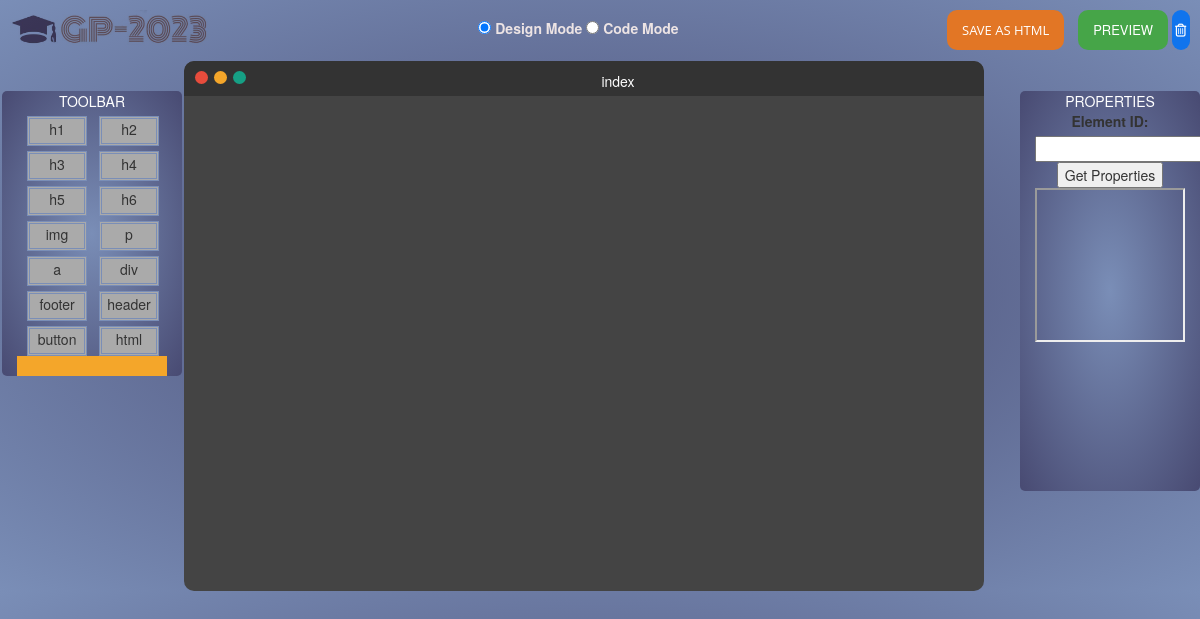
The page / on the database its author committed.
### tables this page shows
CREATE TABLE `tag` (
  `tag_id` int(11) NOT NULL,
  `tag_name` varchar(20) NOT NULL,
  `category` varchar(20) NOT NULL
);

### index.php (the view, shortened to what this page needs)
<!DOCTYPE html>
<?php
$conn = mysqli_connect('localhost','root','','html_tag') or die('connection failed');
$result= mysqli_query($conn ,"SELECT * FROM tag ");
?>
<html lang="en">
<head>
    <link rel="stylesheet" href="assets/css/style.css" />
    <link rel="stylesheet" href="https://maxcdn.bootstrapcdn.com/bootstrap/3.4.1/css/bootstrap.min.css">
       <link rel="stylesheet" href="//code.jquery.com/ui/1.12.1/themes/base/jquery-ui.css">
</head>
<body>
    <nav style="text-align: center;" id="nav">
         <div class='logo'>
         <img src='assets/img/logo.jpg'alt='logo' style="mix-blend-mode: multiply;width:200px ;" > </div>
         <div class="modes" >
            <input type="radio" id="designMode" name="mode" value="design" checked="">
            <label for="design">Design Mode</label>
            <input type="radio" id="codeMode" name="mode" value="code">
            <label for="css">Code Mode</label>
        </div>
        <div  class="save-and-preview-buttons">
            <button class="save-button " ><span>Save as html</span></button>
            <button class="preview-button" >Preview  <span style="display: none;">yyy</span> </button>
            <button class="empty-button" >
                <i class="fa-regular fa-trash-can" style="color: #ffffff; "></i>
            </button>
        </div>
    </nav>
<div id="toolbar" class="col-xs-3">
    <span style="color:#Fff ;">TOOLBAR</span>
    <br>
<div class='tags'>
<?php
   while($row= mysqli_fetch_array($result)){
    if (trim($row['tag_name']) != 'head' && trim($row['tag_name']) != 'body' && trim($row['tag_name']) != 'title'){
    echo"
    <div class='element'  draggable='true' style=' margin-left:5px; '>
    $row[tag_name]
    </div>
   ";}}?>
</div>
<div id="demo" style="background-color:#F4A62A ; height: 20px;">
</div>
</div>
    <div id="canvas" class="col-xs-8" >
<div class="canvas-head "  >
    <div class="three-circle">
  <span class="left " style="background-color: #E74C3C;"></span>
  <span class="left " style="background-color: #F4A62A;"></span>
  <span class="left " style="background-color: #16A085;"></span>
</div>
<div class="title">
  <span id="pageTitle">index</span>
</div>
</div>
</div>
<div  id="properties" class="col-xs-3">
        <span style="color:#Fff ;">PROPERTIES</span>
        <form method="post" action="properties_info.php">
  <label for="element_id">Element ID:</label>
  <input type="text" id="element_id" name="element_id">
  <button type="submit">Get Properties</button>
</form>
<iframe src="properties_info.php" title="properties_info" class="col-xs-12" name="my-iframe"></iframe>
</div>
</body>
</html>

### assets/css/style.css (style rules this page uses)
html body { background:radial-gradient(#484a72, #7a8eb7); min-width: 760px; }
#nav { text-align: center; background:none; min-height: 60px; min-width: 100%; color: rgb(237, 228, 228); display: flex; justify-content: space-between; margin-bottom: 1px; }
#nav> div { margin: 10px; text-align: center; align-self: center; }
.save-button { background-color: #e27625; border: none; color: #fff; cursor: pointer; font-family: Open Sans,sans-serif; font-size: 13px; font-weight: 500; height: 40px; margin: auto; padding: 4px 15px; text-transform: uppercase; margin-right: 10px; border-radius: 10px; }
.preview-button { background-color: #fff; height: 40px; font-size: 13px; padding: 4px 15px; background: rgb(70, 165, 72); font-weight: 500; color: white; border: none; cursor: pointer; border-radius: 2px; text-transform: uppercase; border-radius: 10px; transition: width 0.5s; }
.empty-button { background-color: rgb(255, 255, 255); width: 10px; height: 40px; font-size: 13px; padding: 4px 15px; background: rgb(16, 116, 237); font-weight: 500; color: white; border: none; cursor: pointer; border-radius: 2px; text-transform: uppercase; padding-left: 3px; text-align: center; border-radius: 10px; overflow: hidden; transition: width 0.1s ease-in; }
.modes { align-self: center; text-size-adjust: 300; }
#properties { background:radial-gradient(#7a8eb7,#484a72 ); width: 15%; float: right; min-height: 400px; margin-top: 30px; text-align: center; border-radius:5px; }
#toolbar { text-align: center; width: 15%; min-height: fit-content; float: left; margin-top: 30px; margin-left:2px; margin-right:2px; background:radial-gradient(#7a8eb7,#484a72 ); border-radius:5px; }
.element { width: 40%; height: 30px; margin-top: 5px; background-color: #aaa; cursor: pointer; border: #7a8eb7; border-width: 2; border-style: double; display: inline-block; margin-right: 2%; cursor: pointer; }
#canvas { overflow: hidden; min-height: 530px; background-color: #444; border-radius: 10px; padding: 0; }
.canvas-head { background: #333; height: 35px; padding: 0px 0px 0px 11px; text-align: center; border-top-left-radius: 10px; border-top-right-radius: 10px; width : 100%; }
.left { display: block; width: 13px; height: 13px; float: left; border-radius: 13px; margin-right: 6px; }
.three-circle { padding-top :10px; }
.title { color: #fff; }

### rows shown on the page
tag: tag_name "h1"
tag: tag_name "h2"
tag: tag_name "h3"
tag: tag_name "h4"
tag: tag_name "h5"
tag: tag_name "h6"
tag: tag_name "img"
tag: tag_name "p"
tag: tag_name "a"
tag: tag_name "div"
tag: tag_name "footer"
tag: tag_name "header"
tag: tag_name "button"
tag: tag_name "html"
